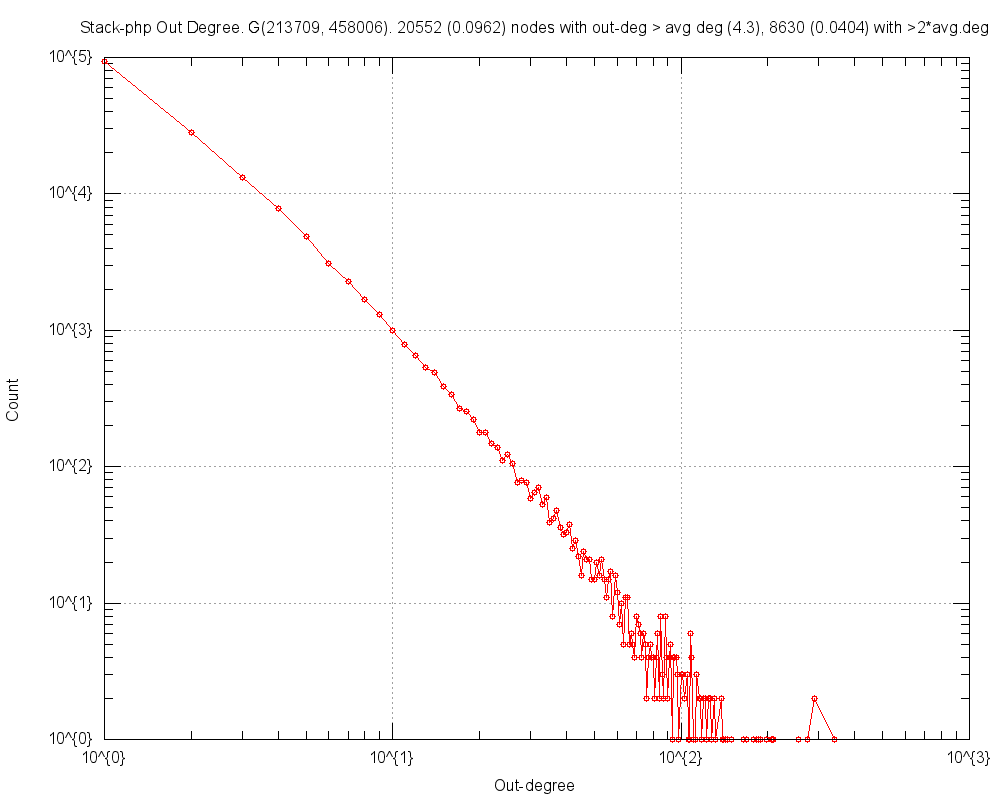

Write the gnuplot code that produced this figure.
#
# Stack-php Out Degree. G(213709, 458006). 20552 (0.0962) nodes with out-deg > avg deg (4.3), 8630 (0.0404) with >2*avg.deg (Sat May 21 20:06:57 2016)
#

set title "Stack-php Out Degree. G(213709, 458006). 20552 (0.0962) nodes with out-deg > avg deg (4.3), 8630 (0.0404) with >2*avg.deg"
set key bottom right
set logscale xy 10
set format x "10^{%L}"
set mxtics 10
set format y "10^{%L}"
set mytics 10
set grid
set xlabel "Out-degree"
set ylabel "Count"
set tics scale 2
set terminal png size 1000,800
set output 'outDeg.Stack-php.png'
plot 	"outDeg.Stack-php.tab" using 1:2 title "" with linespoints pt 6
